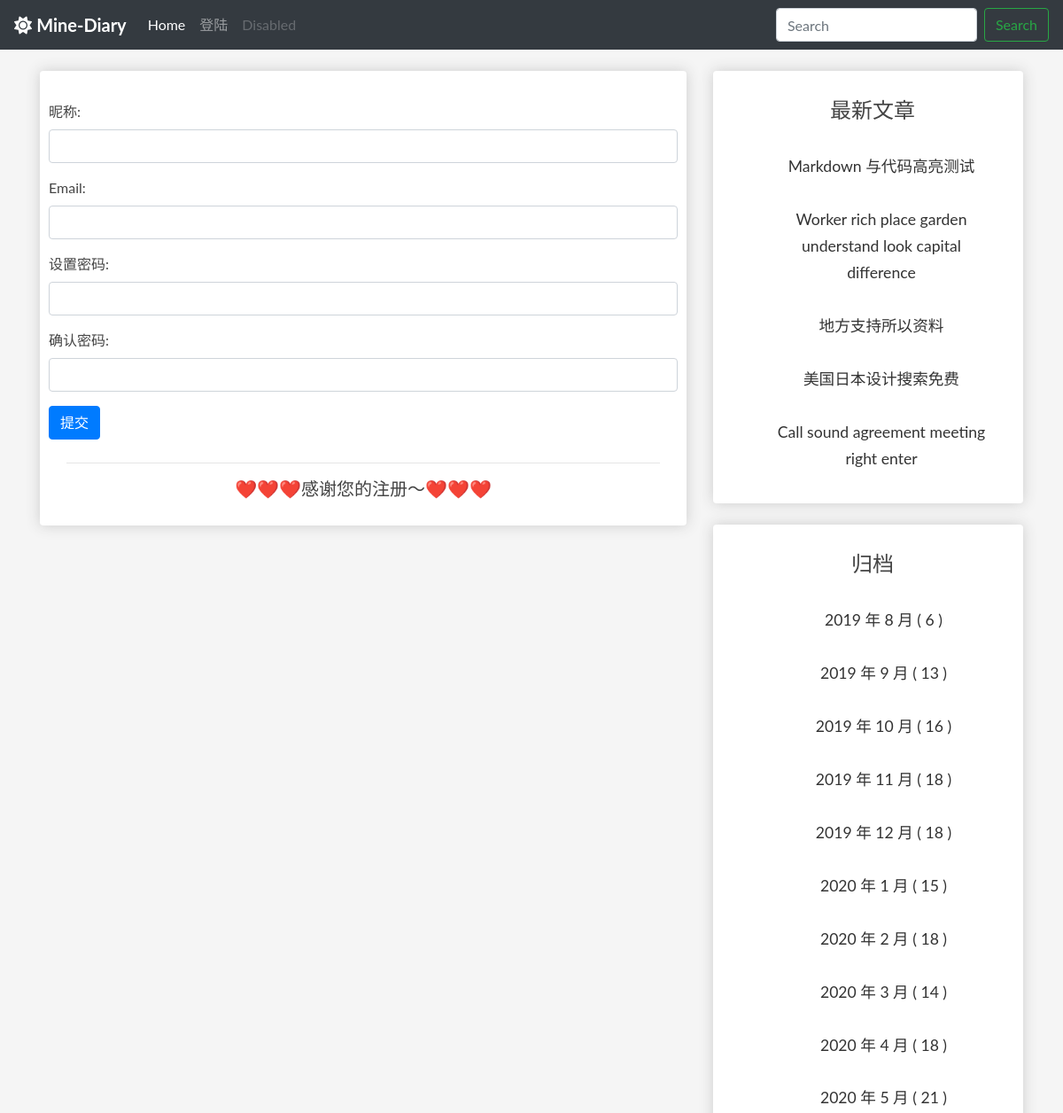
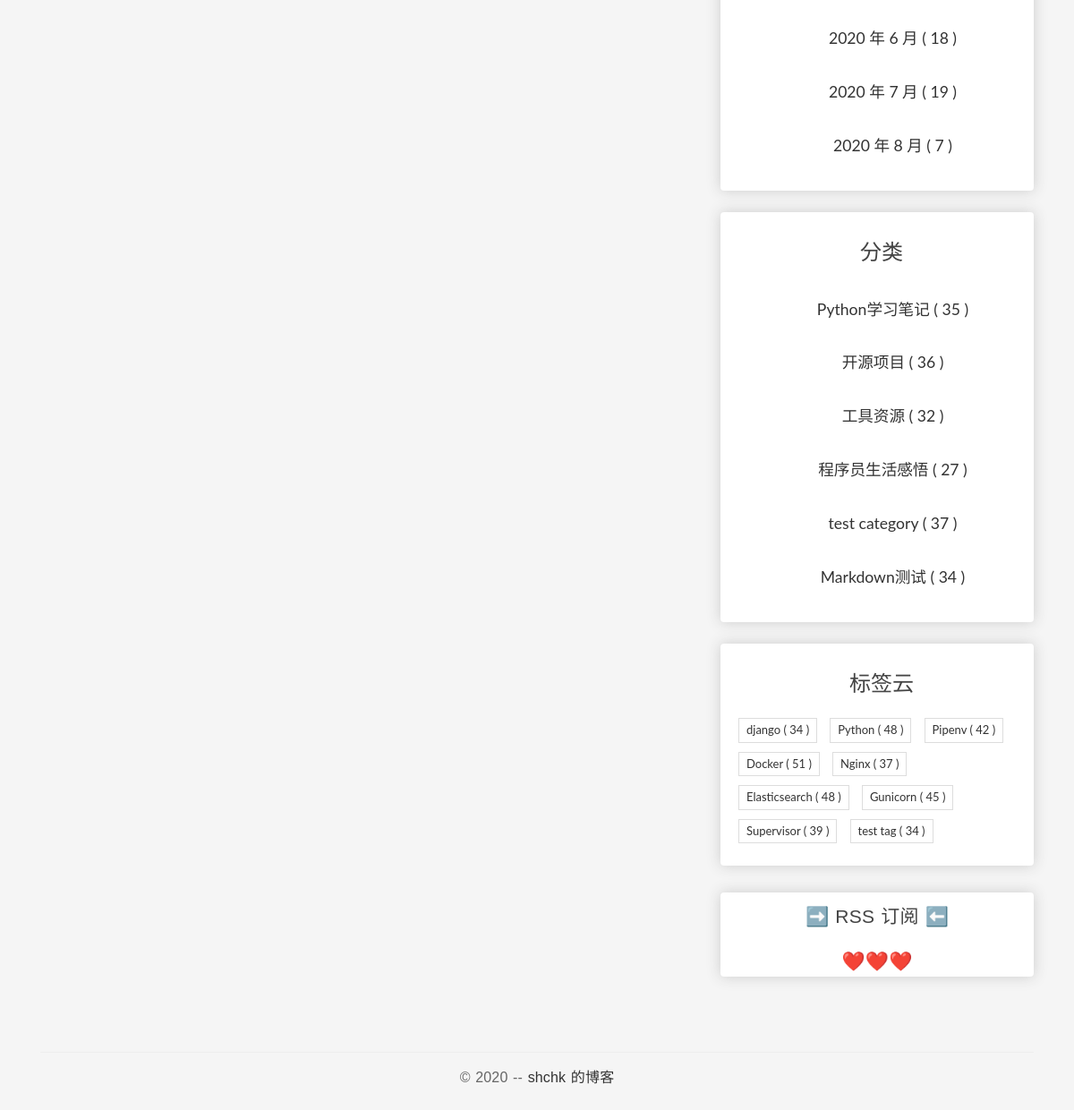
The page /userprofile/register/ on the database its author committed (2 pictures, top to bottom).
### blog/models.py (models this page shows, shortened)
class Post(models.Model):
    author = models.ForeignKey(
        User, verbose_name='作者', on_delete=models.CASCADE)
    title = models.CharField('标题', max_length=100)
    body = models.TextField('正文')
    created_time = models.DateTimeField('创建时间', default=timezone.now)
    modified_time = models.DateTimeField('修改时间')
    excerpt = models.CharField('摘要', max_length=100, blank=True)
    categories = models.ForeignKey(
        Category, verbose_name='归档', on_delete=models.CASCADE)
    tags = models.ManyToManyField(Tag, verbose_name='标签', blank=True)
    views = models.PositiveIntegerField('浏览量', default=0, editable=False)
    likes = models.PositiveIntegerField(default=0)
    def get_absolute_url(self):
        return reverse('blog:detail', kwargs={'pk': self.pk})
    class Meta:
        verbose_name = '文章'
        verbose_name_plural = verbose_name
        ordering = ['-created_time']

class Category(models.Model):
    name = models.CharField(max_length=100)
    class Meta:
        verbose_name = '分类'
        verbose_name_plural = verbose_name

class Tag(models.Model):
    name = models.CharField(max_length=100)
    class Meta:
        verbose_name = '标签'
        verbose_name_plural = verbose_name

### userprofile/views.py (the view)
# urls.py: path('register/', user_register, name='user_register'),
def user_register(request):
    if request.method == "POST":
        user_register_form = UserRegisterForm(data=request.POST)
        if user_register_form.is_valid():
            new_user = user_register_form.save(commit=False)
            new_user.set_password(user_register_form.cleaned_data['password'])
            new_user.save()
            login(request, new_user)
            return redirect('blog:index')
        else:
            return HttpResponse('注册时输入有误，请重新输入～')
    elif request.method == "GET":
        user_register_form = UserRegisterForm()
        context = {
            'form': user_register_form
        }
        return render(request, 'userprofile/register.html', context)
    else:
        return HttpResponse('请使用GET或POST请求数据~')

### userprofile/forms.py (shortened to what this page needs)
class UserRegisterForm(forms.ModelForm):
    password = forms.CharField()
    password2 = forms.CharField()
    class Meta:
        model = User
        fields = ['username', 'email']

### blog/templatetags/blog_extras.py (called while the page is built)
@register.inclusion_tag('blog/inclusions/_recent_posts.html', takes_context=True)
def show_recent_posts(context, num=5):
    return {
        'recent_post_list': Post.objects.all().order_by('-created_time')[:num],
    }

@register.inclusion_tag('blog/inclusions/_archives.html', takes_context=True)
def show_archives(context):
    date_list = Post.objects.annotate(year=ExtractYear('created_time'), month=ExtractMonth(
        'created_time')).values('year', 'month').order_by('year', 'month').annotate(num_posts=Count('id'))
    return {
        'date_list': date_list
    }

@register.inclusion_tag('blog/inclusions/_categories.html', takes_context=True)
def show_categories(context):
    category_list = Category.objects.annotate(
        num_posts=Count('post')).filter(num_posts__gt=0)
    return {
        'category_list': category_list
    }

@register.inclusion_tag('blog/inclusions/_tags.html', takes_context=True)
def show_tags(context):
    tag_list = Tag.objects.annotate(
        num_posts=Count('post')).filter(num_posts__gt=0)
    return {
        'tag_list': tag_list
    }

### userprofile/templates/userprofile/register.html (shortened to what this page needs)
{% extends 'base.html' %}
{% block main %}
    <div class="container box-element">
        <div class="row">
            <div class="col-12">
                <br>
                <form method="post" action=".">
                    <div class="form-group">
                        <label for="username">昵称: </label>
                        <input type="text" class="form-control" id="username" name="username" required>
                    </div>
                    <div class="form-group">
                        <label for="email">Email: </label>
                        <input type="text" class="form-control" id="email" name="email">
                    </div>
                    <div class="form-group">
                        <label for="password">设置密码: </label>
                        <input type="password" class="form-control" id="password" name="password" required>
                    </div>
                    <div class="form-group">
                        <label for="password2">确认密码: </label>
                        <input type="password" class="form-control" id="password2" name="password2" required>
                    </div>
                    <button type="submit" class="btn btn-primary">提交</button>
                    <div class="form-group entry-free">
                        <hr>
                        <h5>❤️❤️❤️感谢您的注册～❤️❤️❤️</h5>
                    </div>
                </form>
            </div>
        </div>
    </div>
{% endblock main %}

### blog/templates/blog/inclusions/_recent_posts.html
<div class="widget widget-recent-posts">
  <h3 class="widget-title entry-title">最新文章</h3>
  <ul>
    {% for post in recent_post_list %}
      <div class="entry-free">
        <li>
            <a href="{{ post.get_absolute_url }}">{{ post.title }}</a>
        </li>
      </div>
    {% empty %}
      暂无文章！
    {% endfor %}
  </ul>
</div>

### blog/templates/blog/inclusions/_categories.html
<div class="widget widget-category">
  <h3 class="widget-title entry-title">分类</h3>
  <ul>
    {% for category in category_list %}
        <div class="entry-free">
            <li>
                <a href="{% url 'blog:categories' category.pk %}">{{ category.name }} <span class="post-count">( {{ category.num_posts }} )</span></a>
            </li>
        </div>
    {% empty %}
      暂无分类！
    {% endfor %}
  </ul>
</div>

### blog/templates/blog/inclusions/_tags.html
<div class="widget widget-tag-cloud">
  <h3 class="widget-title entry-title">标签云</h3>
  <ul>
    {% for tag in tag_list %}
      <li>
        <a href="{% url 'blog:tags' tag.pk %}">{{ tag.name }} <span class="post-count">( {{ tag.num_posts }} )</a>
      </li>
    {% empty %}
      暂无标签！
    {% endfor %}
  </ul>
</div>

### blog/static/blog/css/main.css (style rules this page uses)
body { background-color: whitesmoke; }
.box-element { box-shadow: hsl(0, 0%, 80%) 0 0 16px; background-color: #fff; border-radius: 4px; padding: 10px; }
.entry-free { text-align: center; font-size: 1.1em; margin-bottom: 20px; line-height: 1.6; padding: 10px 20px 0; }
* { outline: none; }
h1, h2, h3, h4, h5, h6 { margin-top: 0; }
a { color: #333; }
body { color: #444; font-family: 'Lato', sans-serif; }
.entry-title { text-align: center; font-size: 1.9em; margin-bottom: 20px; line-height: 1.6; padding: 10px 20px 0; }
.widget { background: #fff; padding: 5px 0 5px 10px; }
.widget-title { font-size: 1.5em; margin-bottom: 20px; line-height: 1.6; padding: 10px 0 0; font-weight: 400; }
.widget-recent-posts ul { padding: 0; margin: 0; padding-left: 20px; }
.widget-recent-posts ul li { list-style-type: none; position: relative; line-height: 170%; margin-bottom: 10px; }
.widget-recent-posts ul li::before { content: '\f3d3'; font-family: "Ionicons"; position: absolute; left: -17px; top: 3px; font-size: 16px; color: #000; }
.widget-category ul { padding: 0; margin: 0; padding-left: 25px; }
.widget-category ul li { list-style-type: none; position: relative; line-height: 170%; margin-bottom: 10px; }
.widget-category ul li::before { content: '\f3fe'; font-family: "Ionicons"; position: absolute; left: -25px; top: 1px; font-size: 18px; color: #000; }
.widget-tag-cloud ul { padding: 0; margin: 0; margin-right: -10px; }
.widget-tag-cloud ul li { list-style-type: none; font-size: 13px; display: inline-block; margin-right: 10px; margin-bottom: 10px; padding: 3px 8px; border: 1px solid #ddd; }

### rows shown on the page
Post: title "Markdown 与代码高亮测试"
Post: title "Worker rich place garden understand look capital difference"
Post: title "地方支持所以资料"
Post: title "美国日本设计搜索免费"
Post: title "Call sound agreement meeting right enter"
Category: name "Python学习笔记", num_posts "35"
Category: name "开源项目", num_posts "36"
Category: name "工具资源", num_posts "32"
Category: name "程序员生活感悟", num_posts "27"
Category: name "test category", num_posts "37"
Category: name "Markdown测试", num_posts "34"
Tag: name "django", num_posts "34"
Tag: name "Python", num_posts "48"
Tag: name "Pipenv", num_posts "42"
Tag: name "Docker", num_posts "51"
Tag: name "Nginx", num_posts "37"
Tag: name "Elasticsearch", num_posts "48"
Tag: name "Gunicorn", num_posts "45"
Tag: name "Supervisor", num_posts "39"
Tag: name "test tag", num_posts "34"

### other values the page prints
{{ date.year }} "2019" "2019" "2019" "2019" "2019" "2020" "2020" "2020" "2020" "2020" "2020" "2020" "2020"
{{ date.month }} "8" "9" "10" "11" "12" "1" "2" "3" "4" "5" "6" "7" "8"
{{ date.num_posts }} "6" "13" "16" "18" "18" "15" "18" "14" "18" "21" "18" "19" "7"
